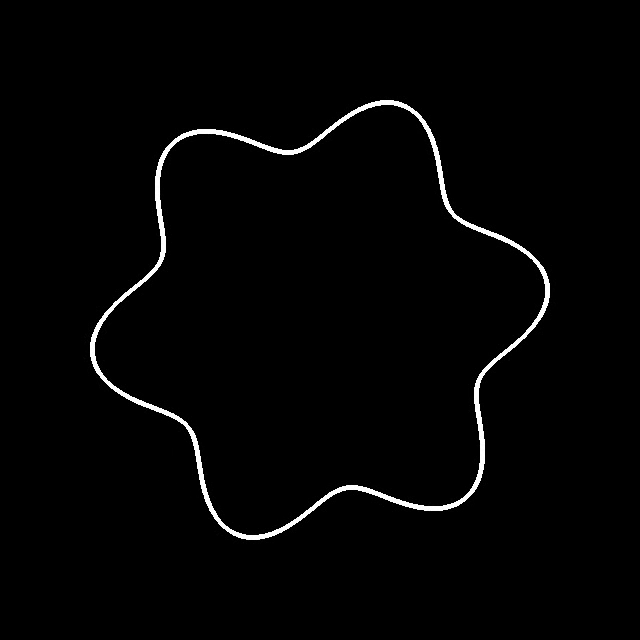
#> input picture frame 9 of data/wave/circular_wave.mp4, 640 x 640 px
$ python blur_video.py
#> lines starting #> are read from the running program, lines starting #| are printed output that depends on the picture
import cv2
import sys
import os

def blur_video(input_path, output_path, kernel_size):
    # Open the video
#> called with input_path = './data/wave/circular_wave.mp4', output_path = './data/wave/blur_7/circular_wave.mp4', kernel_size = 7
    cap = cv2.VideoCapture(input_path)
    if not cap.isOpened():
        print("Error: Could not open video.")
        return

    # Get the video frame width, height, and FPS
    width = int(cap.get(cv2.CAP_PROP_FRAME_WIDTH))
    height = int(cap.get(cv2.CAP_PROP_FRAME_HEIGHT))
    fps = cap.get(cv2.CAP_PROP_FPS)

    # Define the codec and create a VideoWriter object to write the video
    fourcc = cv2.VideoWriter_fourcc(*'DIVX')
    out = cv2.VideoWriter(output_path, fourcc, fps, (width, height))

    while True:
        ret, frame = cap.read()
#> frame is the input picture: shape (640, 640, 3); min 0, max 255, mean 4.4
        if not ret:
            break

        # Apply Gaussian blur to each frame
        blurred_frame = cv2.GaussianBlur(frame, (kernel_size, kernel_size), 0)
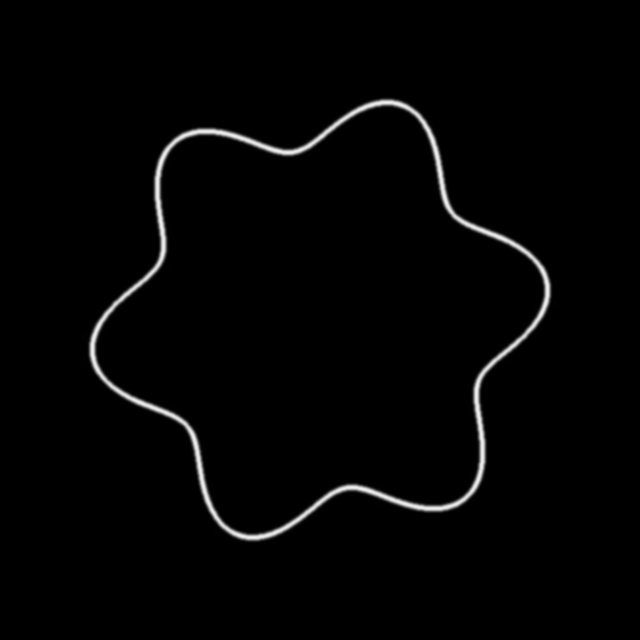
#> blurred_frame: shape (640, 640, 3); min 0, max 239, mean 4.4
        out.write(blurred_frame)

    # Release everything when the job is finished
    cap.release()
    out.release()
    print("Video processing complete. Output saved to", output_path)

if __name__ == "__main__":
    kernel_size = 7
    directions = ["top", "bottom", "left", "right"]

    # Kernel size must be positive and odd
    if kernel_size <= 0 or kernel_size % 2 == 0:
        print("Kernel size must be a positive odd number.")
        sys.exit(1)

    # [5 lines of commented-out code are left out]

    blur_video("./data/wave/circular_wave.mp4", "./data/wave/blur_7/circular_wave.mp4", kernel_size)

$ run again, starting later in the video
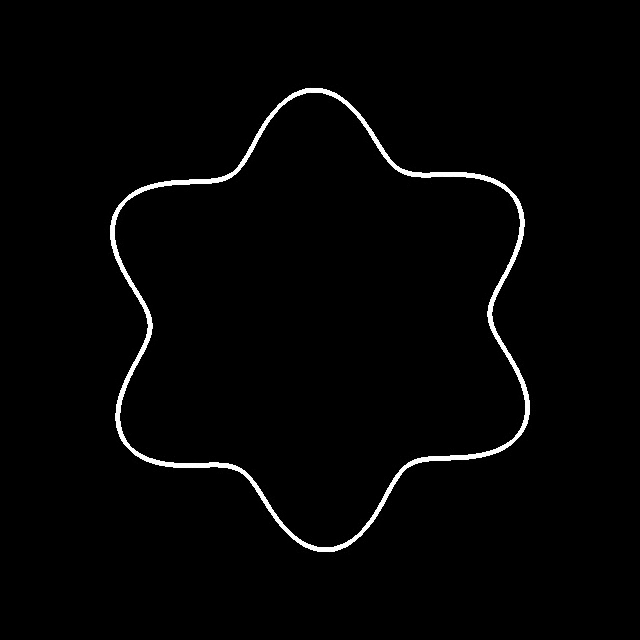
#> input picture frame 40 of data/wave/circular_wave.mp4, 640 x 640 px
#> in blur_video, frame is the input picture: shape (640, 640, 3); min 0, max 255, mean 4.4
#> in blur_video, `blurred_frame = cv2.GaussianBlur(frame, (kernel_size, kernel_size), 0)`:
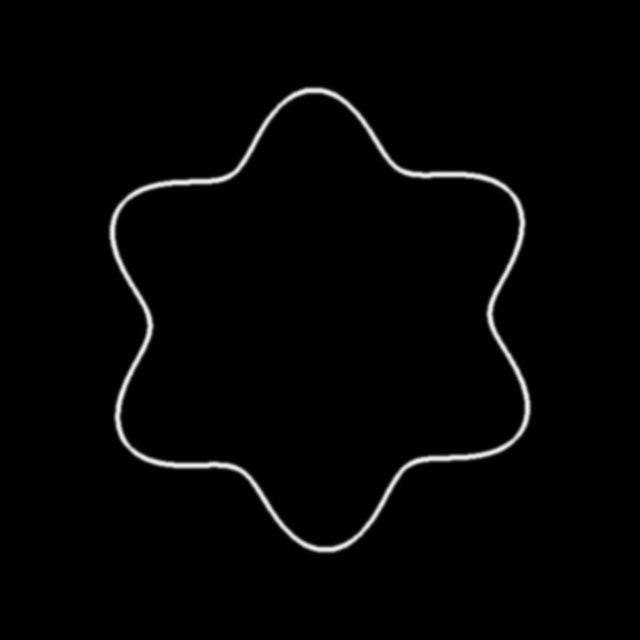
#> blurred_frame: shape (640, 640, 3); min 0, max 239, mean 4.4

$ run again, starting later in the video
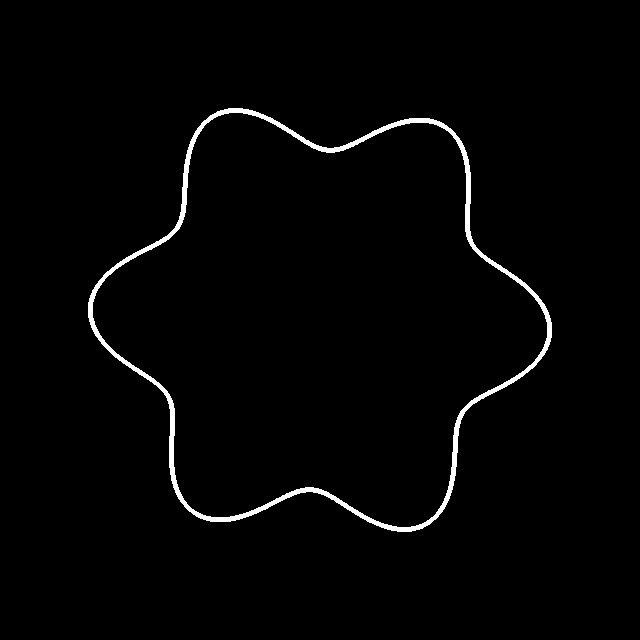
#> input picture frame 72 of data/wave/circular_wave.mp4, 640 x 640 px
#> in blur_video, frame is the input picture: shape (640, 640, 3); min 0, max 255, mean 4.4
#> in blur_video, `blurred_frame = cv2.GaussianBlur(frame, (kernel_size, kernel_size), 0)`:
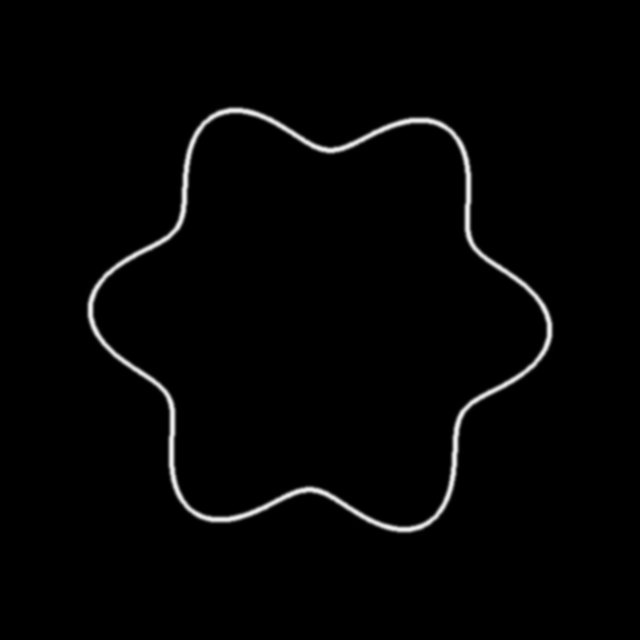
#> blurred_frame: shape (640, 640, 3); min 0, max 239, mean 4.4
